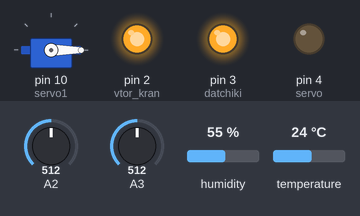
Recording of a sketch running on a simulated Arduino Nano, built with avr-gcc and run on an emulated ATmega328P. Shown: servo, output pins drawn as LEDs (lit = HIGH). The inputs (shaded band) are chosen by the test bench; at power-on: temperature 24 °C, A3 = 512, A2 = 512, humidity 55 %.

Above: at 1.2 s.
1.3 s: temperature set to 27 °C
At 2.81 s:
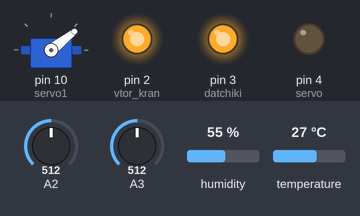
At 4.4 s:
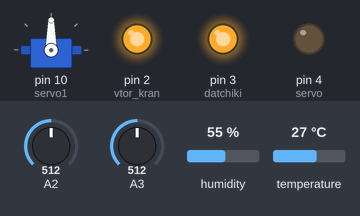
5.3 s: A3 set to 318
6.8 s: A3 set to 283
At 7.6 s:
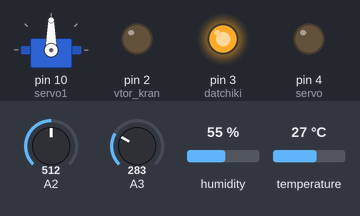
8.3 s: temperature set to 21 °C
11.3 s: temperature set to 18 °C
Timing chart, 0 to 15.8 s (numbered marks = the images above; inputs shaded):
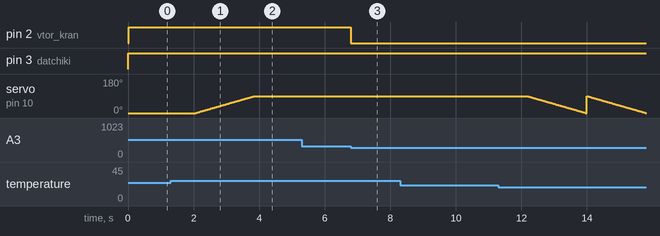

The sketch:

block.ino
```cpp
#include <Servo.h>
#include <DHT.h>
DHT dht(7, DHT11);
int datchiki=3;
int servo=4;
int perv_kran=3;
int vtor_kran=2;
int temp=7;

int vlazn1=0;
int vlazn2=0;

bool otkrito=false;
bool kran1=false;
bool kran2=false;


Servo servo1;


void setup() {
  servo1.attach(10);
  servo1.write(0);

  dht.begin();

  pinMode(datchiki,OUTPUT);
  pinMode(servo,OUTPUT);
  pinMode(perv_kran,OUTPUT);
  pinMode(vtor_kran,OUTPUT);

  pinMode(temp,INPUT);
  pinMode(A6,INPUT);
  pinMode(A7,INPUT);

}

void loop() {

  digitalWrite(datchiki, HIGH);
  float t = dht.readTemperature();
    if(t>25 and !otkrito){
        otkrito = true;
       for (int pov = 0; pov <= 90; pov++) {
        servo1.write(pov);
        delay(20);
    }
    }
    else if(t<20 and otkrito){
      otkrito = false;
       for (int pov = 90; pov >= 0; pov--) {
      servo1.write(pov);
      delay(20);
       }
      otkrito=true;
    }


  vlazn1=analogRead(A2);
  if (vlazn1>500 and !kran1){
     digitalWrite(perv_kran, HIGH);
     kran1=false;
  }

  else if (vlazn1<300 and kran1){
    digitalWrite(perv_kran, LOW);
     kran1=true;
     }


vlazn2=analogRead(A3);
  if (vlazn2>500 and !kran2){
     digitalWrite(vtor_kran, HIGH);
     kran2=true;
  }
  else if (vlazn2<300 and kran2){
    digitalWrite(vtor_kran, LOW);
     kran2=false;
  }


  }
```

Measured:
- the behaviour switches between 25 and 26 °C on temperature (found by bisection; images 0 and 1)
- the behaviour switches between 300 and 299 on A3 (found by bisection; images 2 and 3)
- after the input at 1.3 s, servo on pin 10 (servo1): moves from 0° to 90° over 1.8 s, starting after 0.77 s
- after the input at 5.3 s, every drawn part: stays the same
- after the input at 6.8 s, pin 2 (vtor_kran): HIGH → LOW at once
- after the input at 8.3 s, every drawn part: stays the same
